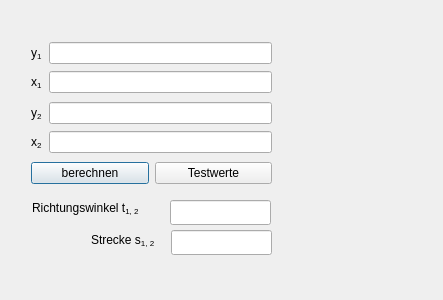
<?xml version="1.0" encoding="UTF-8"?>
<ui version="4.0">
 <class>zweitegrund_gui</class>
 <widget class="QDialog" name="zweitegrund_gui">
  <property name="geometry">
   <rect>
    <x>0</x>
    <y>0</y>
    <width>443</width>
    <height>300</height>
   </rect>
  </property>
  <property name="windowTitle">
   <string>2. &quot;geodätische Hauptaufgabe&quot;</string>
  </property>
  <widget class="QWidget" name="layoutWidget_4">
   <property name="geometry">
    <rect>
     <x>31</x>
     <y>69</y>
     <width>241</width>
     <height>27</height>
    </rect>
   </property>
   <layout class="QHBoxLayout" name="horizontalLayout_2">
    <item>
     <widget class="QLabel" name="x1">
      <property name="text">
       <string>x&lt;sub&gt;1&lt;/sub&gt;</string>
      </property>
      <property name="textFormat">
       <enum>Qt::MarkdownText</enum>
      </property>
     </widget>
    </item>
    <item>
     <widget class="QLineEdit" name="lineEdit_x1"/>
    </item>
   </layout>
  </widget>
  <widget class="QWidget" name="layoutWidget_6">
   <property name="geometry">
    <rect>
     <x>31</x>
     <y>40</y>
     <width>241</width>
     <height>27</height>
    </rect>
   </property>
   <layout class="QHBoxLayout" name="horizontalLayout">
    <item>
     <widget class="QLabel" name="y1">
      <property name="text">
       <string>&lt;html&gt;&lt;head/&gt;&lt;body&gt;&lt;p&gt;y&lt;span style=&quot; vertical-align:sub;&quot;&gt;1&lt;/span&gt;&lt;/p&gt;&lt;/body&gt;&lt;/html&gt;</string>
      </property>
     </widget>
    </item>
    <item>
     <widget class="QLineEdit" name="lineEdit_y1"/>
    </item>
   </layout>
  </widget>
  <widget class="QLabel" name="label_gauss">
   <property name="geometry">
    <rect>
     <x>300</x>
     <y>70</y>
     <width>121</width>
     <height>151</height>
    </rect>
   </property>
   <property name="text">
    <string/>
   </property>
  </widget>
  <widget class="QWidget" name="layoutWidget">
   <property name="geometry">
    <rect>
     <x>31</x>
     <y>160</y>
     <width>241</width>
     <height>27</height>
    </rect>
   </property>
   <layout class="QHBoxLayout" name="horizontalLayout_7">
    <item>
     <widget class="QPushButton" name="umrechnen">
      <property name="text">
       <string>berechnen</string>
      </property>
     </widget>
    </item>
    <item>
     <widget class="QPushButton" name="Testwerte">
      <property name="text">
       <string>Testwerte</string>
      </property>
     </widget>
    </item>
   </layout>
  </widget>
  <widget class="QWidget" name="layoutWidget_7">
   <property name="geometry">
    <rect>
     <x>31</x>
     <y>100</y>
     <width>241</width>
     <height>27</height>
    </rect>
   </property>
   <layout class="QHBoxLayout" name="horizontalLayout_3">
    <item>
     <widget class="QLabel" name="y1_2">
      <property name="text">
       <string>y&lt;sub&gt;2&lt;/sub&gt;</string>
      </property>
     </widget>
    </item>
    <item>
     <widget class="QLineEdit" name="lineEdit_y2"/>
    </item>
   </layout>
  </widget>
  <widget class="QWidget" name="layoutWidget_5">
   <property name="geometry">
    <rect>
     <x>31</x>
     <y>129</y>
     <width>241</width>
     <height>27</height>
    </rect>
   </property>
   <layout class="QHBoxLayout" name="horizontalLayout_4">
    <item>
     <widget class="QLabel" name="x2">
      <property name="text">
       <string>x&lt;sub&gt;2&lt;/sub&gt;</string>
      </property>
     </widget>
    </item>
    <item>
     <widget class="QLineEdit" name="lineEdit_x2"/>
    </item>
   </layout>
  </widget>
  <widget class="QLineEdit" name="lineEdit_s12">
   <property name="geometry">
    <rect>
     <x>171</x>
     <y>230</y>
     <width>101</width>
     <height>25</height>
    </rect>
   </property>
  </widget>
  <widget class="QLabel" name="Rechtswert_2">
   <property name="geometry">
    <rect>
     <x>91</x>
     <y>230</y>
     <width>81</width>
     <height>20</height>
    </rect>
   </property>
   <property name="minimumSize">
    <size>
     <width>78</width>
     <height>0</height>
    </size>
   </property>
   <property name="text">
    <string>&lt;html&gt;&lt;head/&gt;&lt;body&gt;&lt;p&gt;Strecke s&lt;span style=&quot; vertical-align:sub;&quot;&gt;1, 2         &lt;/span&gt;&lt;/p&gt;&lt;/body&gt;&lt;/html&gt;</string>
   </property>
   <property name="textFormat">
    <enum>Qt::MarkdownText</enum>
   </property>
  </widget>
  <widget class="QLabel" name="Rechtswert">
   <property name="geometry">
    <rect>
     <x>32</x>
     <y>200</y>
     <width>136</width>
     <height>17</height>
    </rect>
   </property>
   <property name="text">
    <string>Richtungswinkel t&lt;sub&gt;1, 2&lt;/sub&gt;</string>
   </property>
   <property name="textFormat">
    <enum>Qt::MarkdownText</enum>
   </property>
  </widget>
  <widget class="QLineEdit" name="lineEdit_t12">
   <property name="geometry">
    <rect>
     <x>170</x>
     <y>200</y>
     <width>101</width>
     <height>25</height>
    </rect>
   </property>
  </widget>
 </widget>
 <resources/>
 <connections/>
</ui>
